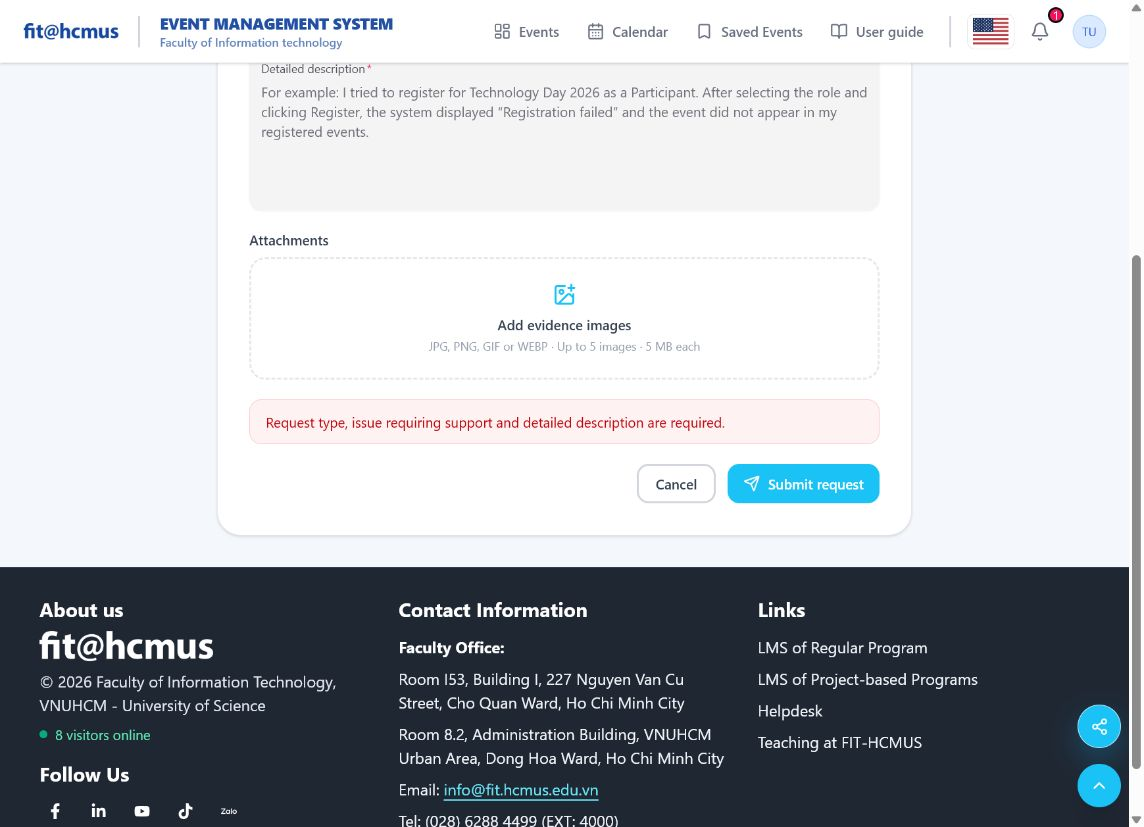
#> input picture 23127209/HW3/evidence/screenshots/D1-empty-form-validation.png, 1144 x 827 px
$ python add_evidence_overlays.py
#> lines starting #> are read from the running program, lines starting #| are printed output that depends on the picture
from pathlib import Path

from PIL import Image, ImageDraw, ImageFont


ROOT = Path(__file__).resolve().parents[1]
SOURCE = ROOT / "evidence" / "screenshots"
OUTPUT = ROOT / "evidence" / "compatibility"
FONT = Path(r"C:\Windows\Fonts\arial.ttf")
FONT_BOLD = Path(r"C:\Windows\Fonts\arialbd.ttf")

CASES = {
    "WIN-01-D1-Chromium-desktop.png": "D1-empty-form-validation.png",
    "WIN-02-D2-Chromium-desktop.png": "D2-request-33-resolved.png",
    "WIN-03-D3-Chromium-desktop.png": "D3-category-filter-unlabeled.png",
    "WIN-04-D4-Chromium-desktop.png": "D4-empty-response-validation.png",
}


def add_overlay(source: Path, target: Path, screen_id: str) -> None:
#> called with screen_id = 'D1'
    image = Image.open(source).convert("RGBA")
    overlay = Image.new("RGBA", image.size, (0, 0, 0, 0))
#> overlay: PIL image 1144x827 RGBA; every value is 0
    draw = ImageDraw.Draw(overlay)
    body = ImageFont.truetype(str(FONT), 16)
    bold = ImageFont.truetype(str(FONT_BOLD), 17)
    lines = [
        "nakhoa232@clc.fitus.edu.vn",
        f"{screen_id} | Windows | Chromium (in-app) | Desktop 1280x720 | 2026-07-30",
    ]
    margin = 14
    line_gap = 5
    heights = [draw.textbbox((0, 0), line, font=bold if i == 0 else body)[3] for i, line in enumerate(lines)]
#> heights = [19, 19]
    panel_height = sum(heights) + line_gap + margin * 2
#> panel_height = 71
    top = image.height - panel_height
#> top = 756
    draw.rectangle((0, top, image.width, image.height), fill=(15, 23, 42, 220))
    y = top + margin
#> y = 770
    for i, line in enumerate(lines):
        draw.text((margin, y), line, font=bold if i == 0 else body, fill=(255, 255, 255, 255))
        y += heights[i] + line_gap
#> this loop made 2 passes
#> y on passes 1 to 2: 794, 818
#> after the loop, y = 818
    target.parent.mkdir(parents=True, exist_ok=True)
    Image.alpha_composite(image, overlay).convert("RGB").save(target, quality=95)
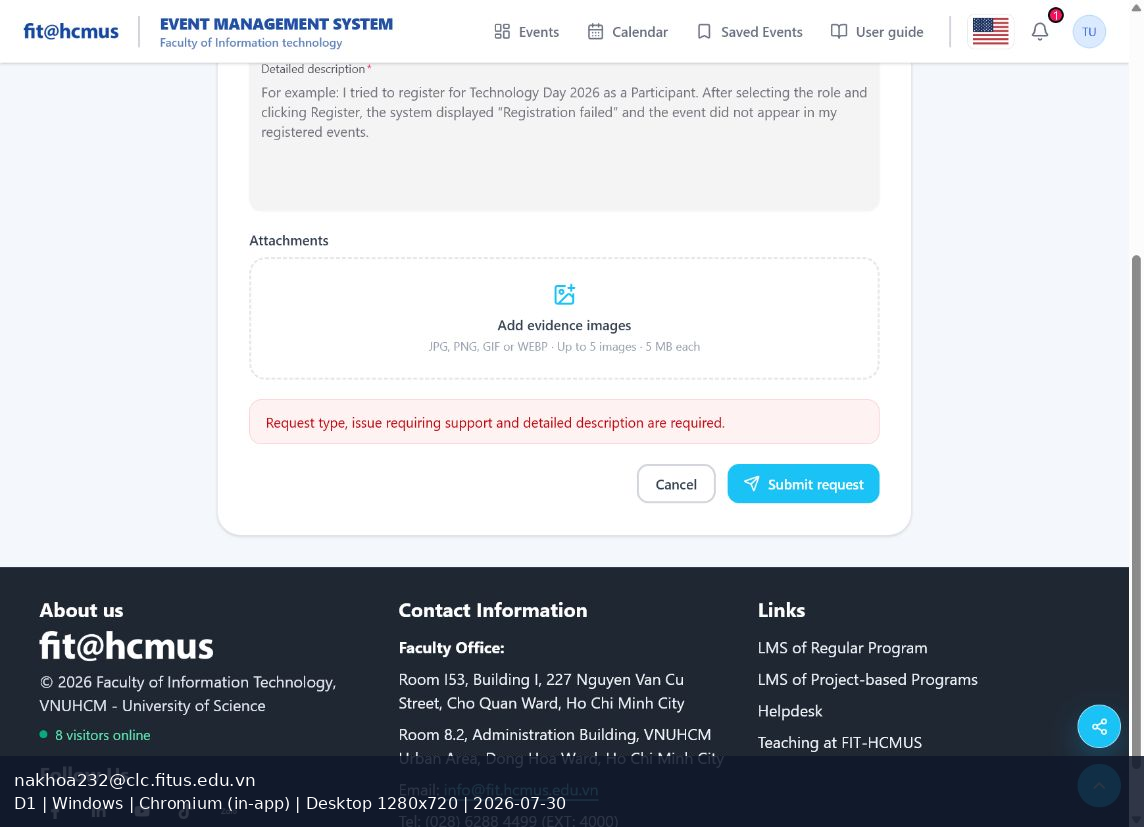
#> saved as WIN-01-D1-Chromium-desktop.png: PIL image 1144x827 RGB; mean R, G, B 179.4, 183.4, 189.3


def main() -> None:
    for target_name, source_name in CASES.items():
        screen_id = target_name.split("-")[2]
        add_overlay(SOURCE / source_name, OUTPUT / target_name, screen_id)
        print(OUTPUT / target_name)
#> pass 2 of the loop in main, `for target_name, source_name in CASES.items():`:
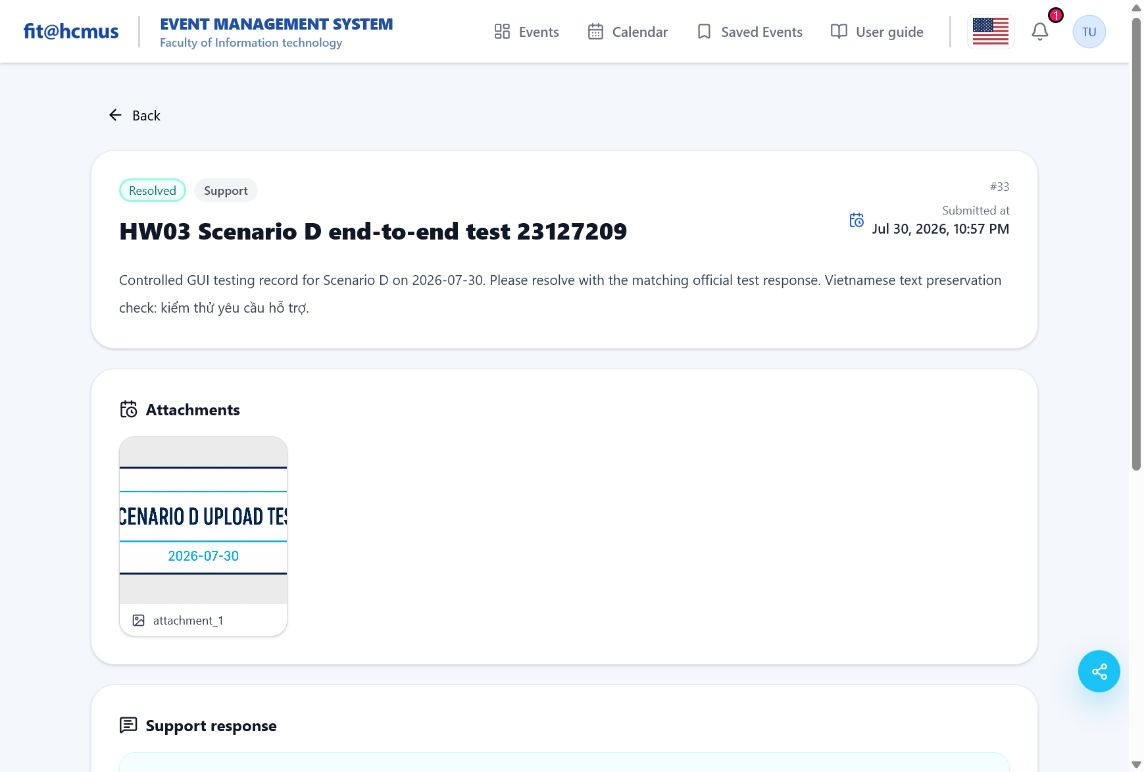
#> input picture 23127209/HW3/evidence/screenshots/D2-request-33-resolved.png, 1144 x 772 px
#> image: PIL image 1144x772 RGBA
#> overlay: PIL image 1144x772 RGBA; every value is 0
#> top = 701
#> in add_overlay (call 2), `y = top + margin`: y = 715
#> the loop in add_overlay (call 2), `for i, line in enumerate(lines):` made 2 passes
#> y on passes 1 to 2: 739, 763
#> after the loop in add_overlay (call 2), `for i, line in enumerate(lines):`: y = 763
#> in add_overlay (call 2), `Image.alpha_composite(image, overlay).convert("RGB").save(target, qual..`:
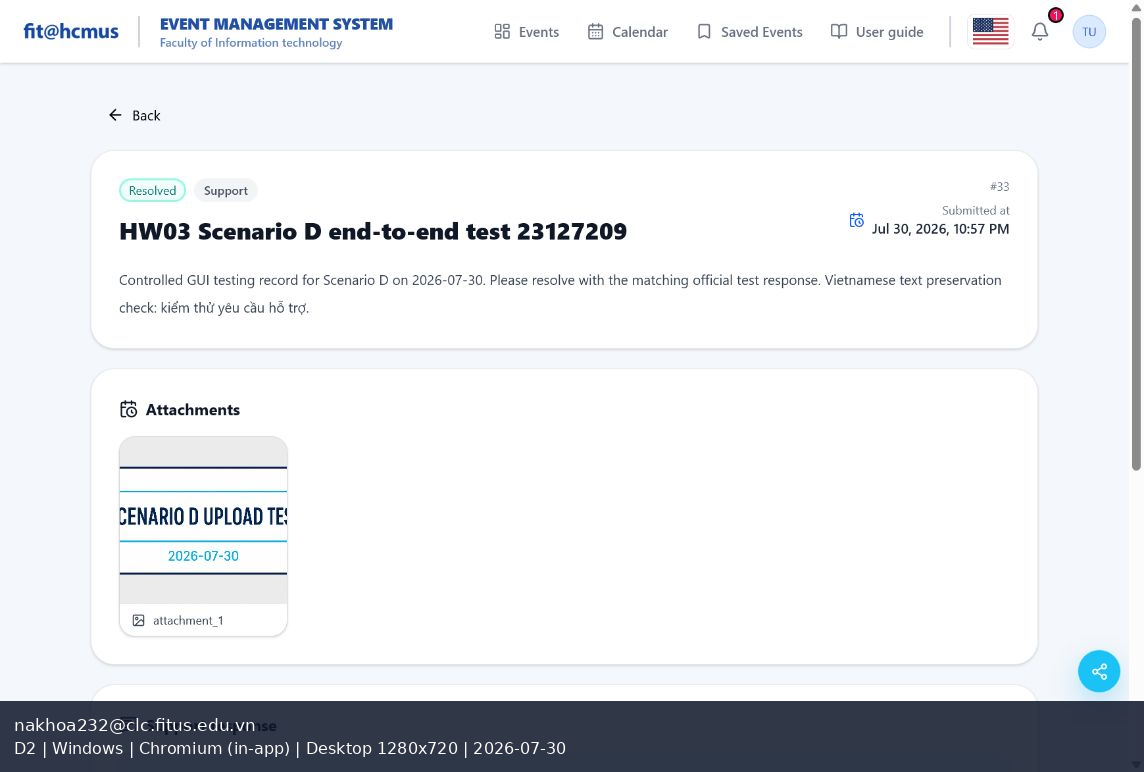
#> saved as WIN-02-D2-Chromium-desktop.png: PIL image 1144x772 RGB; mean R, G, B 227.8, 230, 233.3
#> pass 3 of the loop in main, `for target_name, source_name in CASES.items():`:
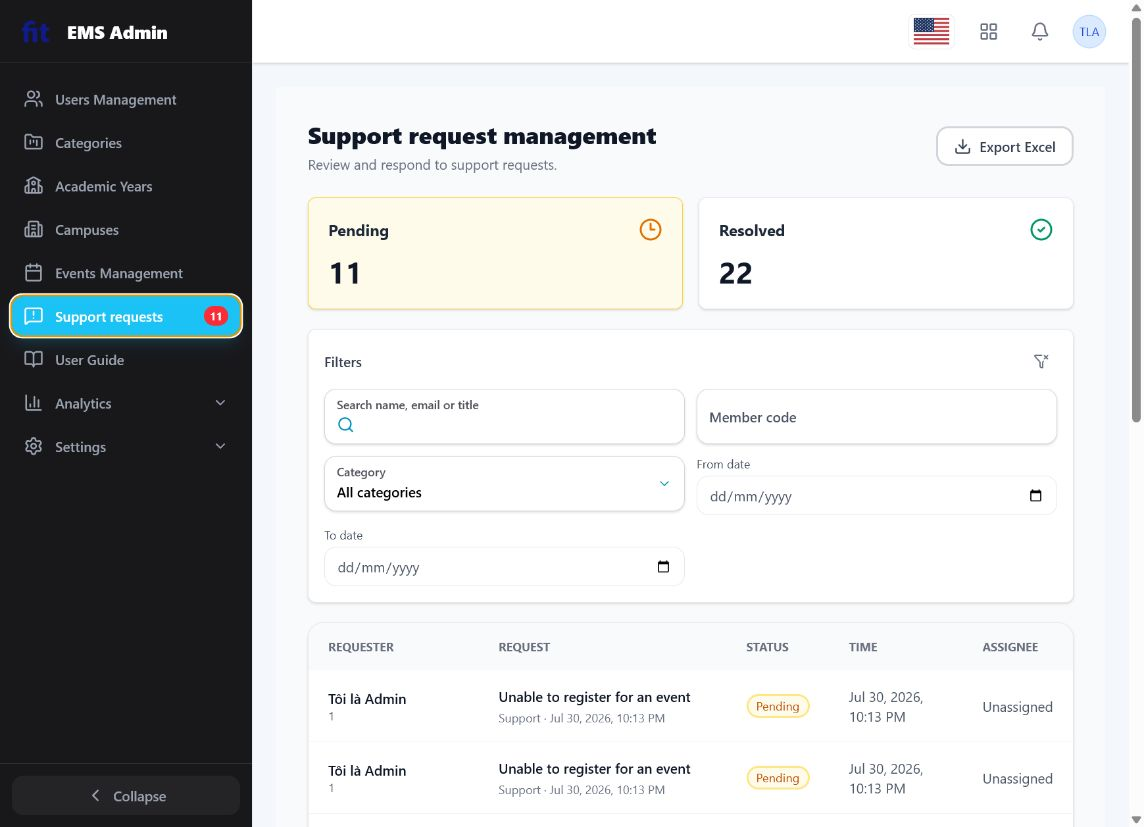
#> input picture 23127209/HW3/evidence/screenshots/D3-category-filter-unlabeled.png, 1144 x 827 px
#> image: PIL image 1144x827 RGBA
#> top = 756
#> in add_overlay (call 3), `y = top + margin`: y = 770
#> the loop in add_overlay (call 3), `for i, line in enumerate(lines):` made 2 passes
#> after the loop in add_overlay (call 3), `for i, line in enumerate(lines):`: y = 818
#> in add_overlay (call 3), `Image.alpha_composite(image, overlay).convert("RGB").save(target, qual..`:
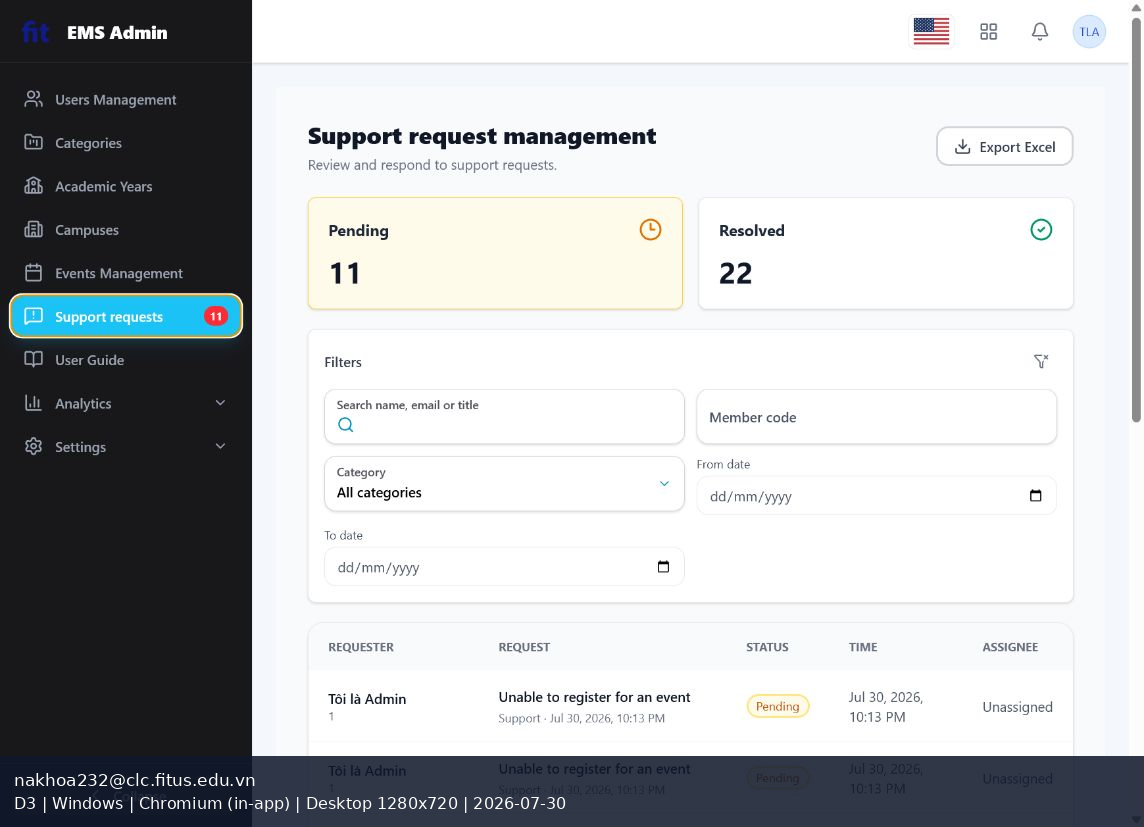
#> saved as WIN-03-D3-Chromium-desktop.png: PIL image 1144x827 RGB; mean R, G, B 186.7, 188.9, 190.9
#> the loop made 4 passes; the first 3 are shown


if __name__ == "__main__":
#> (the run stopped early here; a loop or call above may not have finished)
